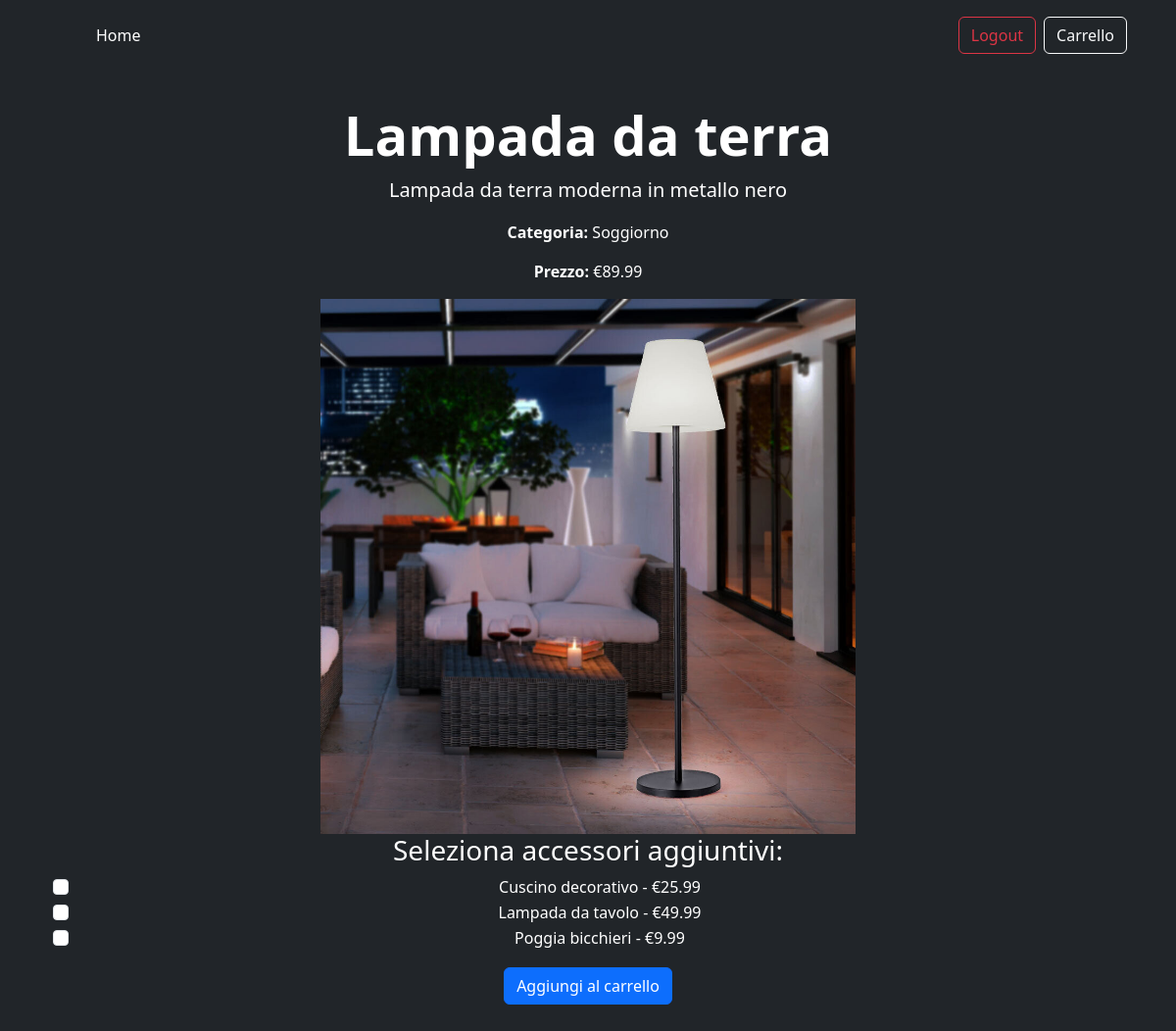
/view/dettaglio_prodotto.php?id=4 (signed in), run on the app's committed database.
### tables this page shows
CREATE TABLE if NOT EXISTS prodotto(
ID INT PRIMARY KEY AUTO_INCREMENT,
nome VARCHAR(255) NOT NULL , 
descrizione VARCHAR(1000),
prezzo FLOAT NOT NULL ,
percorso_immagine VARCHAR(255),
ID_categoria INT,
FOREIGN KEY (ID_categoria) REFERENCES categoria(ID));

CREATE TABLE if NOT EXISTS categoria(
ID INT PRIMARY KEY AUTO_INCREMENT,
nome VARCHAR(255) NOT NULL,
descrizione VARCHAR(1000));

CREATE TABLE if NOT EXISTS accessorio (
ID INT PRIMARY KEY AUTO_INCREMENT,
nome VARCHAR(255) NOT NULL,
descrizione VARCHAR(1000),
prezzo DECIMAL(10, 2) NOT NULL );

### view/dettaglio_prodotto.php (the view, shortened to what this page needs)
<!doctype html>
<html lang="it" data-bs-theme="auto">
<head>
  <link href="../css/product.css" rel="stylesheet">
  <link href="../assets/dist/css/bootstrap.min.css" rel="stylesheet">
</head>
<body>
  <header class="p-3 text-bg-dark">
    <div class="container">
      <div class="d-flex flex-wrap align-items-center justify-content-center justify-content-lg-start">
        <a href="/" class="d-flex align-items-center mb-2 mb-lg-0 text-white text-decoration-none">
          <svg class="bi me-2" width="40" height="32" role="img" aria-label="Bootstrap">
            <use xlink:href="#bootstrap" />
          </svg>
        </a>
        <ul class="nav col-12 col-lg-auto me-lg-auto mb-2 justify-content-center mb-md-0">
          <li><a href="index.php" class="nav-link px-2 text-white">Home</a></li>
        </ul>
        <?php
  if (isset($_SESSION['user_id'])) {
    echo '<a href="logout.php" class="btn btn-outline-danger me-2">Logout</a>';
    echo '<a href="checkout.php" class="btn btn-outline-light me-2">Carrello</a>';
} else {
  echo '<a href="login.php" class="btn btn-outline-light me-2">Login</a>';
    echo '<a href="registrazione.php" class="btn btn-warning">Sign-up</a>';
}
  ?>
</div>
    <main>
      <div class="container py-5">
        <?php
        include "../php/connessione.php";
        $connessione = new mysqli($hostname, $username, $password, "ecommerce");
        $id_prodotto = isset($_GET['id']) ? $_GET['id'] : die('ID Prodotto non specificato.');
        $sql = "SELECT prodotto.ID, prodotto.nome AS nome_prodotto, prodotto.descrizione, prodotto.prezzo, categoria.nome AS nome_categoria, prodotto.percorso_immagine FROM prodotto INNER JOIN categoria ON prodotto.ID_categoria = categoria.ID WHERE prodotto.ID = ?";
        if ($stmt = $connessione->prepare($sql)) {
          $stmt->bind_param("i", $id_prodotto);
          $stmt->execute();
          $result = $stmt->get_result();
          if ($row = $result->fetch_assoc()) {
            echo '<div class="text-center">';
            echo '<h1 class="display-4 fw-bold">' . $row["nome_prodotto"] . '</h1>';
            echo '<p class="lead">' . $row["descrizione"] . '</p>';
            echo '<p><strong>Categoria:</strong> ' . $row["nome_categoria"] . '</p>';
            echo '<p><strong>Prezzo:</strong> €' . $row["prezzo"] . '</p>';
            echo '<img src="../' . $row["percorso_immagine"] . '" class="img-fluid" alt="Immagine Prodotto" style="max-width: 50%; height: auto;">';
            echo '</div>';
          } else {
            echo "Prodotto non trovato.";
          }
          echo '<form action="../php/aggiungi_al_carrello.php" method="POST" class="text-center">';
          echo '<h3>Seleziona accessori aggiuntivi:</h3>';
          $sqlAccessori = "SELECT ID, nome, prezzo FROM accessorio";
          $resultAccessori = $connessione->query($sqlAccessori);
          if ($resultAccessori->num_rows > 0) {
            while ($rowAccessori = $resultAccessori->fetch_assoc()) {
              echo '<div class="form-check">';
              echo '<input class="form-check-input" type="checkbox" name="accessori[]" value="' . $rowAccessori["ID"] . '">';
              echo '<label class="form-check-label">' . $rowAccessori["nome"] . ' - €' . $rowAccessori["prezzo"] . '</label>';
              echo '</div>';
            }
          } else {
            echo "Nessun accessorio disponibile.";
          }
          echo '<button type="submit" class="btn btn-primary mt-3">Aggiungi al carrello</button>';
          echo '</form>';
        } else {
          echo "Errore nella preparazione della query.";
        }
        ?>
      </div>
    </main>
    </div>
</body>
</html>

### css/product.css (style rules this page uses)
.bi { vertical-align: -.125em; fill: currentColor; }
.container { max-width: 960px; }

### data on the page
prodotto: nome "Lampada da terra", descrizione "Lampada da terra moderna in metallo nero", ID_categoria.nome "Soggiorno", prezzo "89.99", percorso_immagine (picture)
accessorio: nome "Cuscino decorativo", prezzo "25.99"
accessorio: nome "Lampada da tavolo", prezzo "49.99"
accessorio: nome "Poggia bicchieri", prezzo "9.99"
